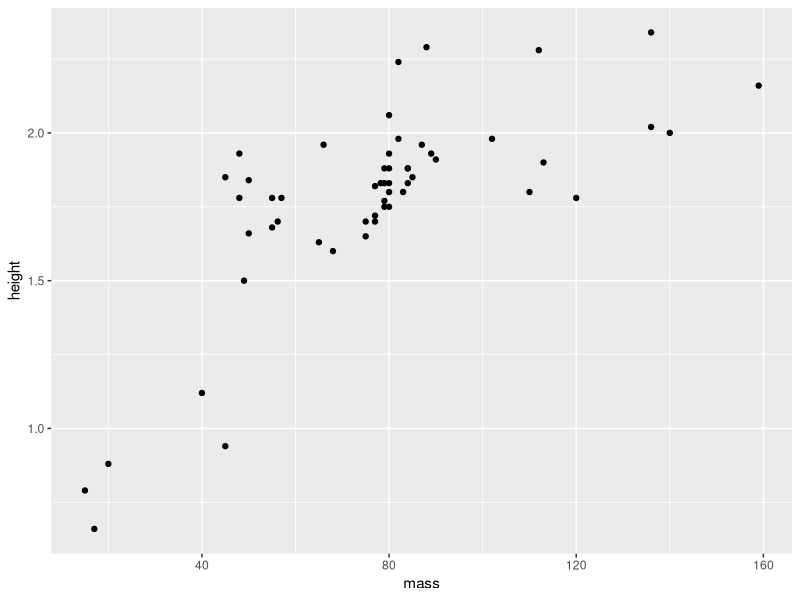

Write R code to recreate this figure.
## ---- chunk 1
library(tidyverse)
library(ggplot2)
## ---- chunk 2
starwars %>%
  select(name, hair_color, mass, height)%>%
  drop_na()
## ---- chunk 3
starwars %>%
  select(name, hair_color, mass, height)%>%
  drop_na() %>%
  mutate(height= height/100) 
## ---- chunk 4
starwars %>%
  select(name, hair_color, mass, height)%>%
  drop_na() %>%
  mutate(height= height/100) %>%
  mutate(BMI= mass/(height^2)) 
## ---- chunk 5

starwars %>%
  select(name, hair_color, mass, height)%>%
  drop_na() %>%
  mutate(height= height/100) %>%
  mutate(BMI= mass/(height^2)) %>%
  group_by(hair_color) %>%
  summarise(mean(BMI))
## ---- chunk 6
starwars_plots= starwars %>%
  select(name, hair_color, mass, height)%>%
  drop_na() %>%
  mutate(height= height/100) %>%
  mutate(BMI= mass/(height^2))
## ---- chunk 7
starwars_plots %>% ggplot(aes(x = mass, y= height)) +
  geom_point() 
## ---- chunk 8
library(readxl)
OECD_data <- read_excel("OECD data.xlsx")
glimpse(OECD_data)

## ---- chunk 9
names(OECD_data) <- tolower(names(OECD_data))
## ---- chunk 10
OECD_data %>% 
  select(location, value, time)
